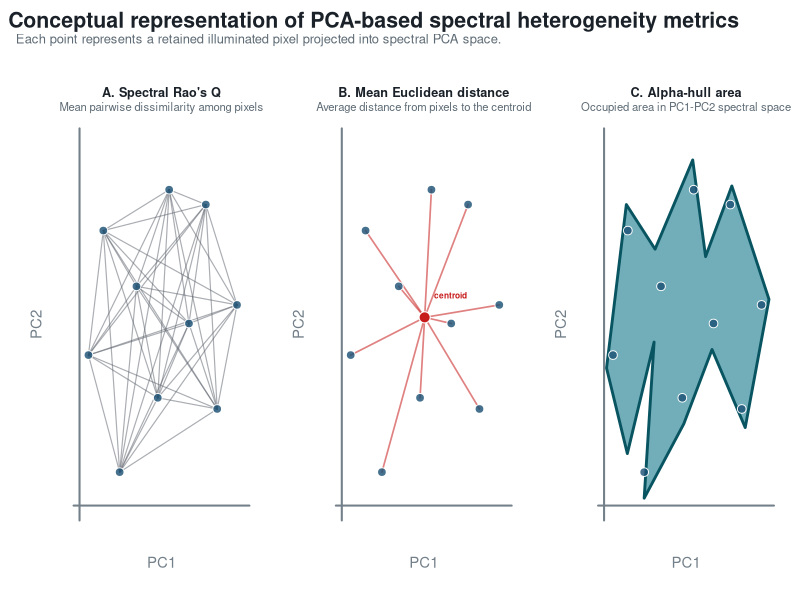

Generate this figure with R:
PROJECT_DIR <- "C:/Users/PaintRock/OneDrive - Alabama A&M University/PaintRock RemoteSens/Spectral_Diversity"
setwd(PROJECT_DIR)

OUT_PATH <- file.path(PROJECT_DIR, "Documents/Tables and Figures/21_pca_spectral_metric_concept_diagram.png")
dir.create(dirname(OUT_PATH), recursive = TRUE, showWarnings = FALSE)

cols <- list(
  text = rgb(0.10, 0.13, 0.16),
  subtext = rgb(0.37, 0.42, 0.46),
  axis = rgb(0.45, 0.50, 0.54),
  point_fill = rgb(0.11, 0.32, 0.46, 0.82),
  point_border = "white",
  pairwise = rgb(0.36, 0.39, 0.42, 0.52),
  centroid = rgb(0.78, 0.10, 0.10),
  centroid_line = rgb(0.78, 0.10, 0.10, 0.55),
  hull_fill = rgb(0.10, 0.49, 0.56, 0.62),
  hull_border = rgb(0.03, 0.33, 0.38)
)

points_xy <- rbind(
  c(-1.45, -0.25),
  c(-1.15,  0.42),
  c(-0.82, -0.88),
  c(-0.48,  0.12),
  c(-0.05, -0.48),
  c( 0.18,  0.64),
  c( 0.58, -0.08),
  c( 0.92,  0.56),
  c( 1.15, -0.54),
  c( 1.55,  0.02)
)
colnames(points_xy) <- c("PC1", "PC2")

centroid <- colMeans(points_xy)
alpha_outline <- rbind(
  c(-1.58, -0.32),
  c(-1.18,  0.56),
  c(-0.60,  0.32),
  c( 0.16,  0.80),
  c( 0.42,  0.28),
  c( 0.95,  0.66),
  c( 1.70,  0.05),
  c( 1.22, -0.64),
  c( 0.55, -0.22),
  c(-0.02, -0.62),
  c(-0.82, -1.02),
  c(-0.62, -0.18),
  c(-1.16, -0.78)
)

draw_axes <- function() {
  plot(
    points_xy[, 1], points_xy[, 2],
    xlim = c(-1.85, 1.90),
    ylim = c(-1.22, 1.05),
    type = "n",
    axes = FALSE,
    xlab = "",
    ylab = "",
    xaxs = "i",
    yaxs = "i"
  )
  usr <- par("usr")
  lines(c(usr[1] + 0.10, usr[2] - 0.10), c(usr[3] + 0.16, usr[3] + 0.16), col = cols$axis, lwd = 2)
  lines(c(usr[1] + 0.22, usr[1] + 0.22), c(usr[3] + 0.08, usr[4] - 0.08), col = cols$axis, lwd = 2)
  mtext("PC1", side = 1, line = 1.65, col = cols$axis, cex = 0.90)
  mtext("PC2", side = 2, line = 1.85, col = cols$axis, cex = 0.90)
}

draw_points <- function() {
  points(points_xy[, 1], points_xy[, 2], pch = 21, bg = cols$point_fill, col = cols$point_border, cex = 1.75, lwd = 0.9)
}

panel_title <- function(main, sub) {
  title(main = main, col.main = cols$text, cex.main = 1.15, font.main = 2, line = 1.25)
  mtext(sub, side = 3, line = 0.00, col = cols$subtext, cex = 0.68)
}

draw_rao_panel <- function() {
  draw_axes()
  pairs <- combn(seq_len(nrow(points_xy)), 2)
  for (i in seq_len(ncol(pairs))) {
    p <- pairs[, i]
    lines(points_xy[p, 1], points_xy[p, 2], col = cols$pairwise, lwd = 1.15)
  }
  draw_points()
  panel_title("A. Spectral Rao's Q", "Mean pairwise dissimilarity among pixels")
}

draw_mean_distance_panel <- function() {
  draw_axes()
  for (i in seq_len(nrow(points_xy))) {
    lines(c(centroid[1], points_xy[i, 1]), c(centroid[2], points_xy[i, 2]), col = cols$centroid_line, lwd = 1.65)
  }
  draw_points()
  points(centroid[1], centroid[2], pch = 21, bg = cols$centroid, col = "white", cex = 2.25, lwd = 1.05)
  text(centroid[1] + 0.19, centroid[2] + 0.12, "centroid", col = cols$centroid, cex = 0.76, font = 2, adj = 0)
  panel_title("B. Mean Euclidean distance", "Average distance from pixels to the centroid")
}

draw_alpha_panel <- function() {
  draw_axes()
  polygon(alpha_outline[, 1], alpha_outline[, 2], col = cols$hull_fill, border = cols$hull_border, lwd = 2.8)
  draw_points()
  panel_title("C. Alpha-hull area", "Occupied area in PC1-PC2 spectral space")
}

png(OUT_PATH, width = 3000, height = 1200, res = 220, bg = "transparent")
op <- par(no.readonly = TRUE)
on.exit({
  par(op)
  dev.off()
}, add = TRUE)

par(
  family = "sans",
  fg = cols$text,
  col.axis = cols$subtext,
  mfrow = c(1, 3),
  mar = c(4.5, 4.7, 4.9, 1.1),
  oma = c(0.4, 0.5, 3.7, 0.5)
)

draw_rao_panel()
draw_mean_distance_panel()
draw_alpha_panel()

mtext(
  "Conceptual representation of PCA-based spectral heterogeneity metrics",
  outer = TRUE,
  side = 3,
  line = 1.4,
  adj = 0.03,
  cex = 1.28,
  font = 2,
  col = cols$text
)
mtext(
  "Each point represents a retained illuminated pixel projected into spectral PCA space.",
  outer = TRUE,
  side = 3,
  line = 0.20,
  adj = 0.03,
  cex = 0.78,
  col = cols$subtext
)

cat("Created", OUT_PATH, "\n")
